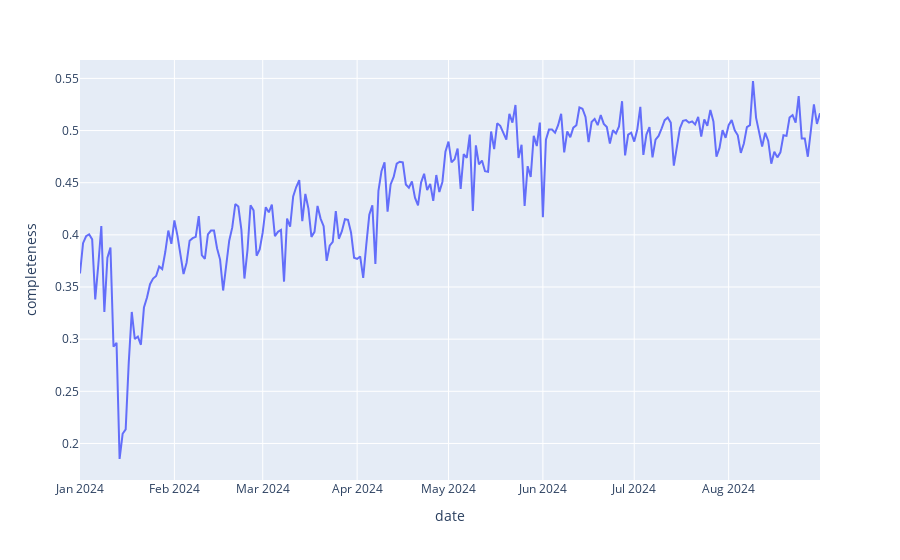

This figure's notebook cell:
### Code cell
plot_data = bike_rides.groupby('date')['station_name'].nunique().rename('completeness')
plot_data = plot_data / bike_rides['station_name'].nunique()
px.line(plot_data.reset_index(), x='date', y='completeness')

### Figure 1 — Plotly figure (JSON) as saved in the notebook; plotly's stock layout.template omitted (floating-point values rounded to 4 significant figures; data arrays with more than 128 entries replaced by an {"elided": "..."} marker saying what was removed)
{"data": [{"hovertemplate": "date=%{x}<br>completeness=%{y}<extra></extra>", "legendgroup": "", "line": {"color": "#636efa", "dash": "solid"}, "marker": {"symbol": "circle"}, "mode": "lines", "name": "", "orientation": "v", "showlegend": false, "type": "scatter", "x": {"elided": "244 str values"}, "xaxis": "x", "y": {"elided": "244 float values"}, "yaxis": "y"}], "layout": {"legend": {"tracegroupgap": 0}, "margin": {"t": 60}, "xaxis": {"anchor": "y", "domain": [0, 1], "title": {"text": "date"}}, "yaxis": {"anchor": "x", "domain": [0, 1], "title": {"text": "completeness"}}}}
